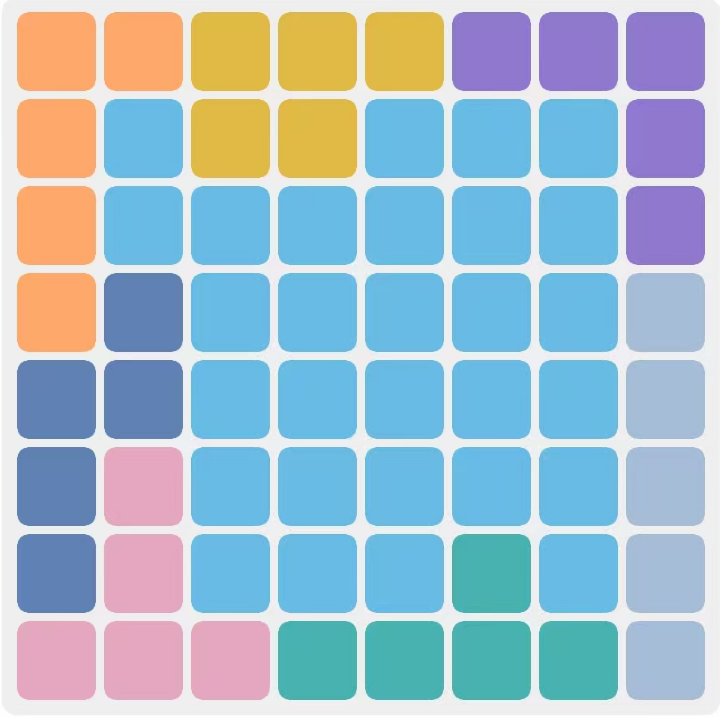
#> input picture grid3.png, 720 x 717 px
$ python -i gpt.py   (imports and definitions only)
#> lines starting #> are read from the running program, lines starting #| are printed output that depends on the picture
#> further down, picture is the input picture: shape (717, 720, 3); mean B, G, R 203.9, 189.4, 163.6
import cv2
import numpy as np
from sklearn.cluster import KMeans
from collections import defaultdict
import matplotlib.pyplot as plt
import tkinter as tk
from PIL import ImageGrab, ImageTk
import ctypes

IMAGE_PATH = "grid3.png"


# -------------------------------------------------
# 1 识别网格大小
# -------------------------------------------------
def detect_grid(img):

    gray = cv2.cvtColor(img, cv2.COLOR_BGR2GRAY)
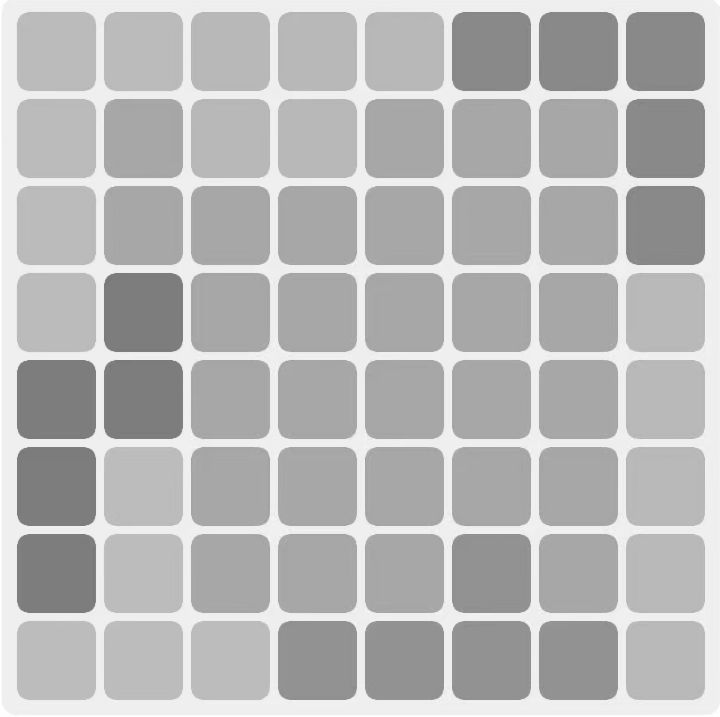
#> gray: shape (717, 720); min 117, max 255, mean 183.4

    edges = cv2.Canny(gray, 50, 150)
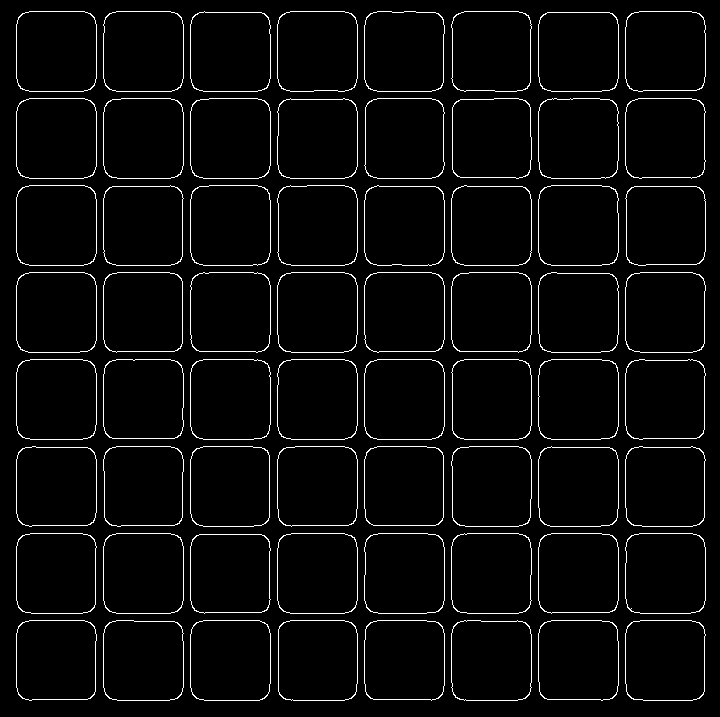
#> edges: shape (717, 720); 3.8% white in thin lines or dots

    lines = cv2.HoughLinesP(edges, 1, np.pi/180, 50,
                            minLineLength=30,
                            maxLineGap=20)
#> lines = 235 rows, first 6: [190, 600, 190, 546], [357, 683, 357, 633], [364, 339, 364, 285], [16, 340, 16, 285], [96, 340, 96, 285], [203, 91, 257, 91]

    vertical = []
    horizontal = []

    if lines is not None:
        for x1,y1,x2,y2 in lines[:,0]:

            if abs(x1-x2) < 10:
                vertical.append(x1)

            if abs(y1-y2) < 10:
                horizontal.append(y1)
#> this loop made 235 passes
#> after the loop, horizontal = 120 values, max 700 at index 6, min 11 at index 13, mean 362.6; vertical = 115 values, max 705 at index 30, min 16 at index 3, mean 348.3

    vertical = sorted(vertical)
#> vertical = 115 values from 16 to 705
    horizontal = sorted(horizontal)
#> horizontal = 120 values from 11 to 700

    # 去重
    def unique(vals, thresh=20):
#> called with thresh = 20
        res = []
        for v in vals:
            if not res or abs(v-res[-1]) > thresh:
                res.append(v)
#> this loop made 115 passes
#> v on passes 1 to 12: 16, 16, 16, 16, 16, 16, 16, 16, 94, 95, 95, 95
#> after the loop, res = [16, 94, 182, 269, 356, 443, 530, 618, 703]
        return res

    vertical = unique(vertical)
#> vertical = [16, 94, 182, 269, 356, 443, 530, 618, 703]
    horizontal = unique(horizontal)
#> the loop in unique (call 2), `for v in vals:` made 120 passes
#> v on passes 1 to 12: 11, 11, 11, 11, 12, 12, 12, 13, 90, 90, 91, 91
#> horizontal = [11, 90, 176, 264, 350, 437, 524, 610, 699]

    cols = len(vertical)-1
#> cols = 8
    rows = len(horizontal)-1
#> rows = 8

    return rows, cols, vertical, horizontal


# -------------------------------------------------
# 2 切分格子
# -------------------------------------------------
# [319 lines left out: functions extract_cells, cell_color, cluster_colors, adjacent, solve, draw_bombs and 2 more, not called in this run]


# [2 lines not run here, left out]

>>> import cv2
>>> picture = cv2.imread('grid3.png')
>>> result = detect_grid(picture)
#> result = (8, 8, [16, 94, 182, 269, 356, 443, 530, 618, 703], [11, 90, 176, 264, 350, 437, 524, 610, 699])

$ run again, on grid2.png
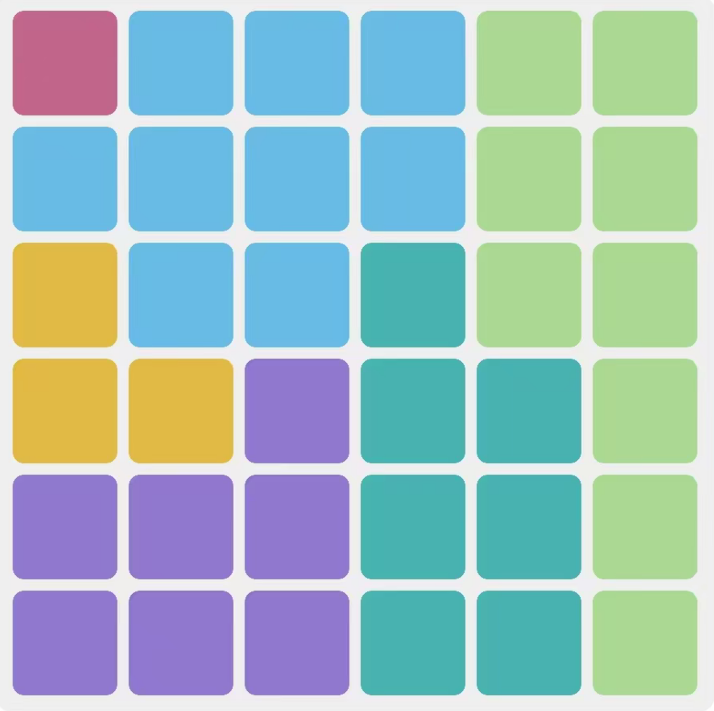
#> input picture grid2.png, 714 x 711 px
#> picture is the input picture: shape (711, 714, 3); mean B, G, R 191.7, 191.3, 158.8
#> in detect_grid, `gray = cv2.cvtColor(img, cv2.COLOR_BGR2GRAY)`:
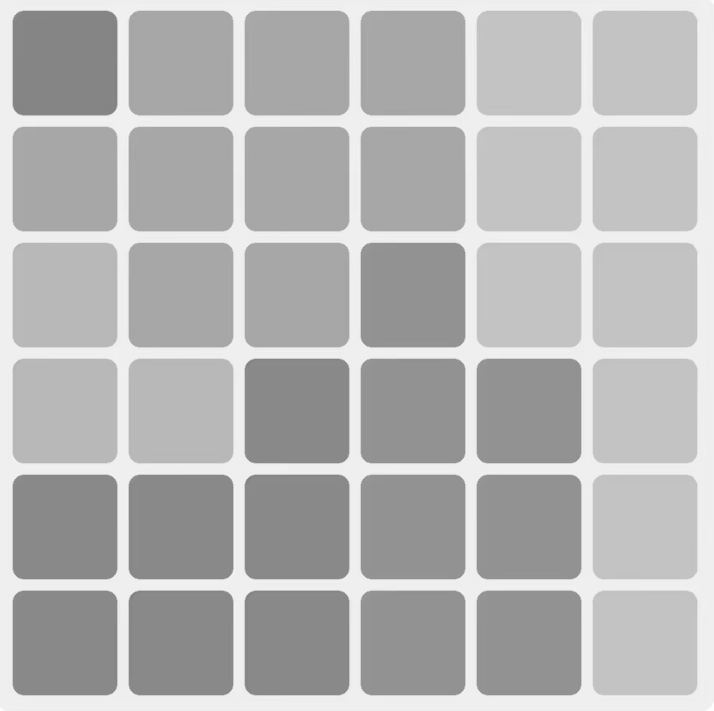
#> gray: shape (711, 714); min 130, max 254, mean 181.7
#> in detect_grid, `edges = cv2.Canny(gray, 50, 150)`:
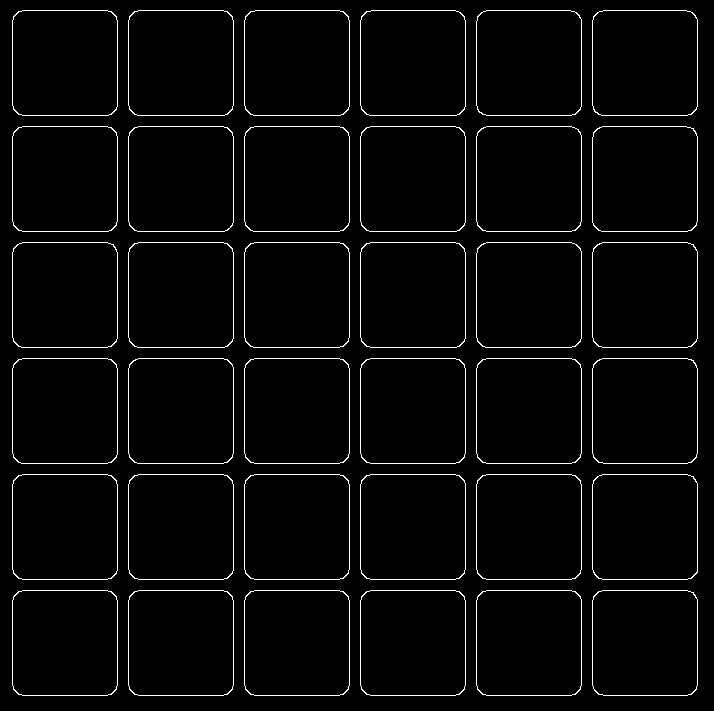
#> edges: shape (711, 714); 2.9% white in thin lines or dots
#> lines = 150 rows, first 6: [592, 685, 592, 600], [486, 579, 571, 579], [486, 590, 571, 590], [22, 358, 107, 358], [117, 221, 117, 136], [22, 474, 107, 474]
#> the loop in detect_grid, `for x1,y1,x2,y2 in lines[:,0]: ` made 150 passes
#> after the loop in detect_grid, `for x1,y1,x2,y2 in lines[:,0]:`: horizontal = 71 values, max 695 at index 6, min 10 at index 9, mean 351; vertical = 75 values, max 697 at index 8, min 12 at index 5, mean 363.6
#> in detect_grid, `vertical = sorted(vertical)`: vertical = 75 values from 12 to 697
#> in detect_grid, `horizontal = sorted(horizontal)`: horizontal = 71 values from 10 to 695
#> the loop in unique, `for v in vals:` made 75 passes
#> v on passes 1 to 8: 12, 12, 12, 12, 12, 12, 116, 116
#> after the loop in unique, `for v in vals:`: res = [12, 116, 232, 348, 464, 580, 696]
#> the loop in unique (call 2), `for v in vals:` made 71 passes
#> v on passes 1 to 8: 10, 10, 10, 10, 10, 11, 115, 115
#> in detect_grid, `horizontal = unique(horizontal)`: horizontal = [10, 115, 230, 347, 463, 579, 694]
#> cols = 6
#> result = (6, 6, [12, 116, 232, 348, 464, 580, 696], [10, 115, 230, 347, 463, 579, 694])

$ run again, on grid.png
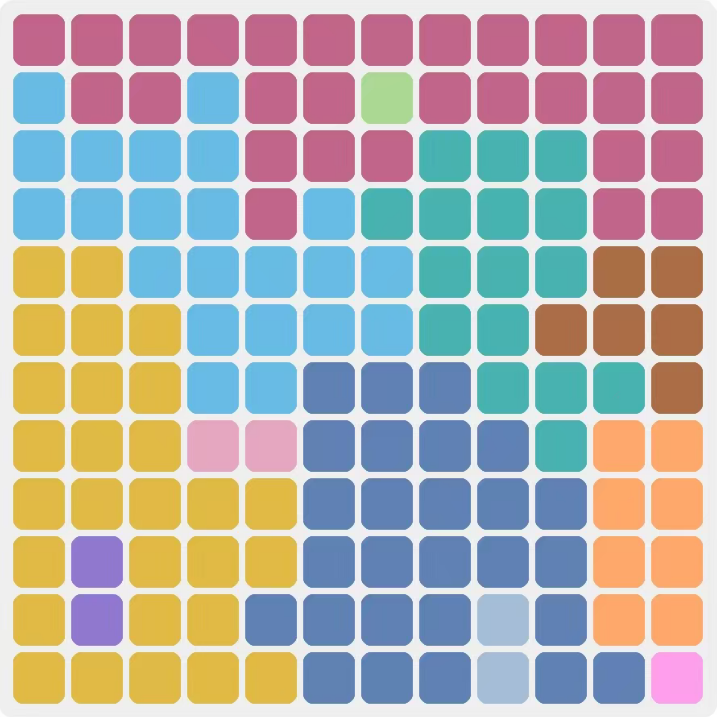
#> input picture grid.png, 717 x 717 px
#> picture is the input picture: shape (717, 717, 3); mean B, G, R 173.8, 176, 178.6
#> in detect_grid, `gray = cv2.cvtColor(img, cv2.COLOR_BGR2GRAY)`:
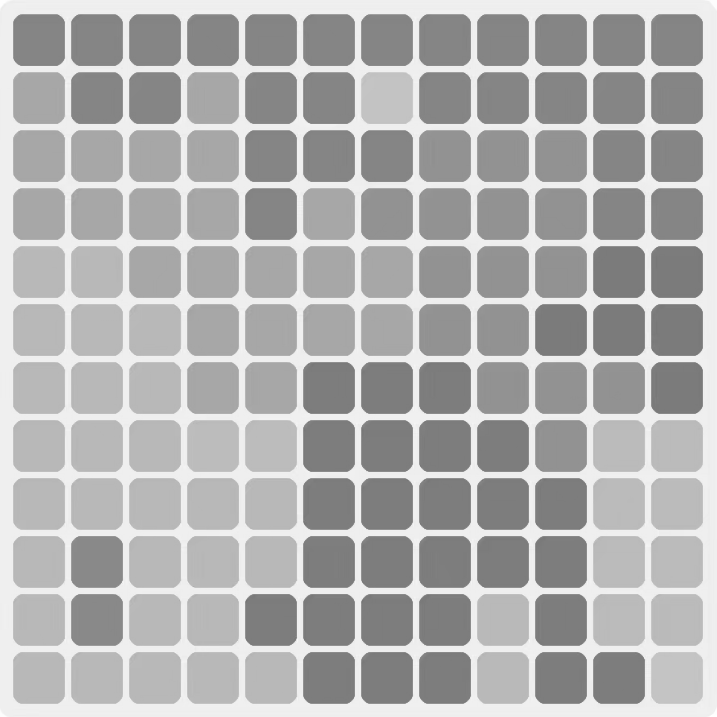
#> gray: shape (717, 717); min 118, max 255, mean 176.6
#> in detect_grid, `edges = cv2.Canny(gray, 50, 150)`:
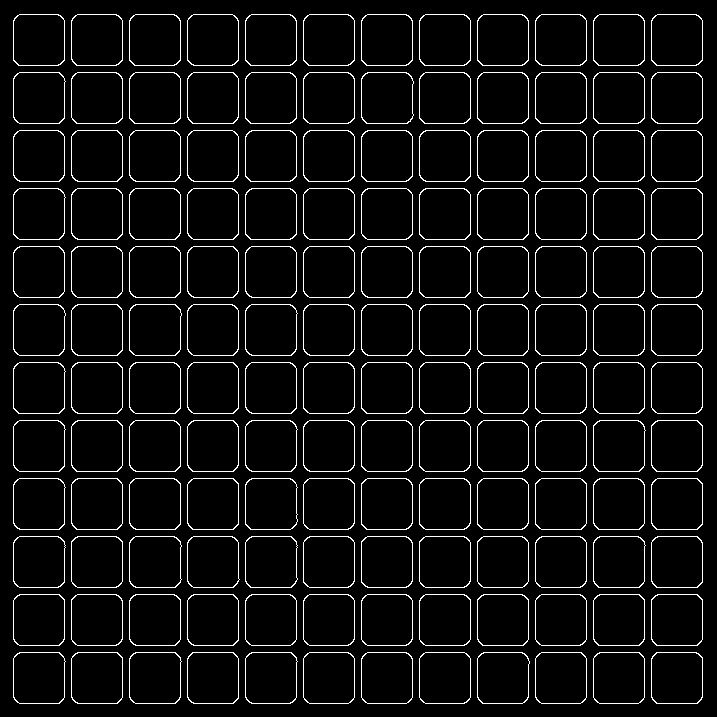
#> edges: shape (717, 717); 5.6% white in thin lines or dots
#> lines = 48 rows, first 6: [19, 594, 697, 594], [19, 181, 696, 181], [19, 188, 696, 188], [71, 697, 71, 20], [19, 123, 697, 123], [19, 355, 696, 355]
#> the loop in detect_grid, `for x1,y1,x2,y2 in lines[:,0]: ` made 48 passes
#> after the loop in detect_grid, `for x1,y1,x2,y2 in lines[:,0]:`: horizontal = [594, 181, 188, 123, 355, 587, 536, 529, 478, 65, 362, 14, 652, 304, 703, 72, 420, 297, 246, 645, 239, 130, 471, 413]; vertical = [71, 535, 296, 412, 528, 129, 13, 122, 470, 238, 245, 354, 361, 303, 586, 419, 180, 593, 187, 477, 651, 644, 702, 64]
#> in detect_grid, `vertical = sorted(vertical)`: vertical = [13, 64, 71, 122, 129, 180, 187, 238, 245, 296, 303, 354, 361, 412, 419, 470, 477, 528, 535, 586, 593, 644, 651, 702]
#> in detect_grid, `horizontal = sorted(horizontal)`: horizontal = [14, 65, 72, 123, 130, 181, 188, 239, 246, 297, 304, 355, 362, 413, 420, 471, 478, 529, 536, 587, 594, 645, 652, 703]
#> the loop in unique, `for v in vals:` made 24 passes
#> v on passes 1 to 8: 13, 64, 71, 122, 129, 180, 187, 238
#> after the loop in unique, `for v in vals:`: res = [13, 64, 122, 180, 238, 296, 354, 412, 470, 528, 586, 644, 702]
#> in detect_grid, `vertical = unique(vertical)`: vertical has the same summary as res in unique
#> the loop in unique (call 2), `for v in vals:` made 24 passes
#> v on passes 1 to 8: 14, 65, 72, 123, 130, 181, 188, 239
#> in detect_grid, `horizontal = unique(horizontal)`: horizontal = [14, 65, 123, 181, 239, 297, 355, 413, 471, 529, 587, 645, 703]
#> cols = 12
#> result = (12, 12, [13, 64, 122, 180, 238, 296, 354, 412, 470, 528, 586, 644, 702], [14, 65, 123, 181, 239, 297, 355, 413, 471, 529, 587, 645, 703])
